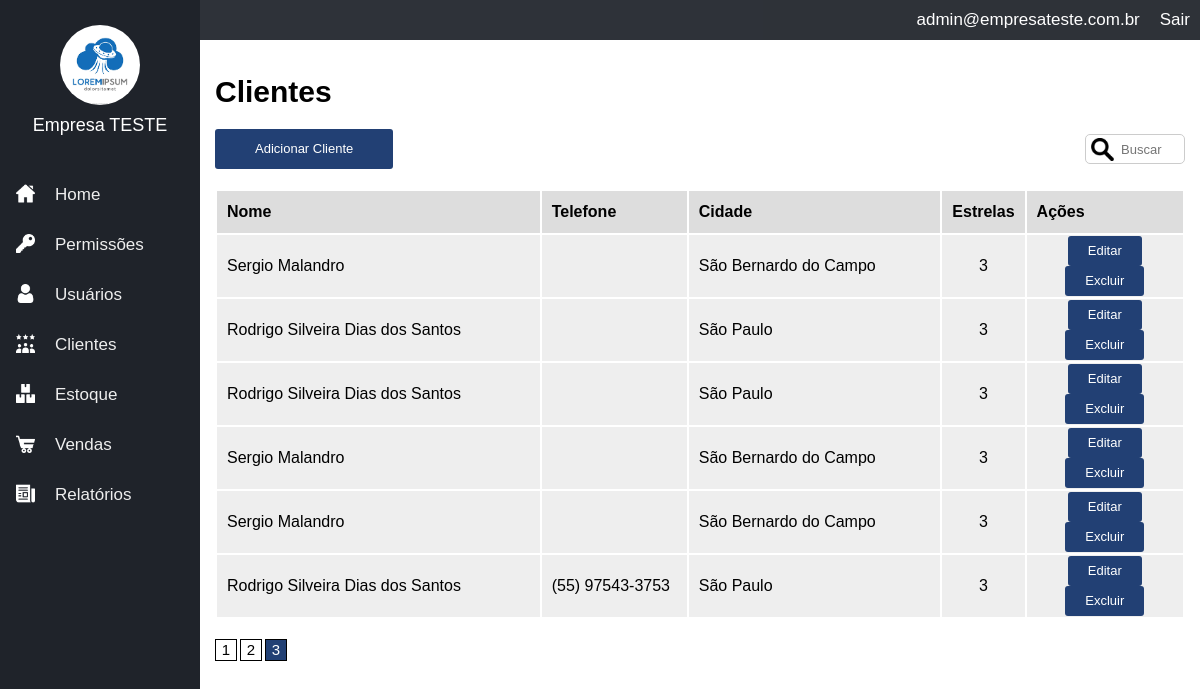
The page /clients?p=3 (signed in) on the database as committed earlier.
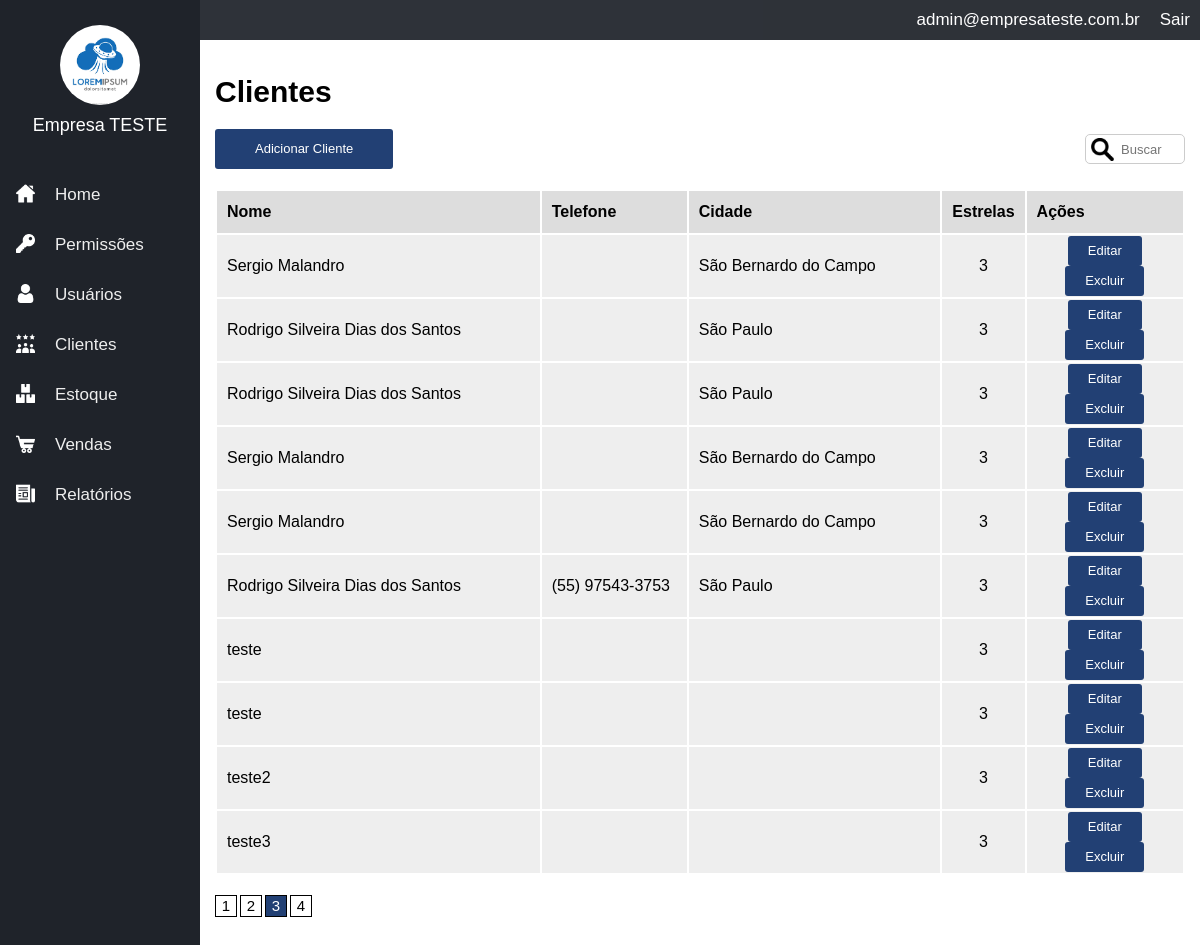
The same page on the database as committed later.
### tables this page shows
CREATE TABLE IF NOT EXISTS `clients` (
  `id` int(11) NOT NULL AUTO_INCREMENT,
  `id_company` int(11) NOT NULL,
  `name` varchar(100) NOT NULL,
  `email` varchar(100) DEFAULT NULL,
  `phone` varchar(50) DEFAULT NULL,
  `address` varchar(100) DEFAULT NULL,
  `address_neighb` varchar(100) DEFAULT NULL,
  `address_city` varchar(50) DEFAULT NULL,
  `address_state` varchar(50) DEFAULT NULL,
  `address_country` varchar(50) DEFAULT NULL,
  `address_zipcode` varchar(50) DEFAULT NULL,
  `stars` int(11) DEFAULT 3,
  `internal_obs` text DEFAULT NULL,
  `address_number` varchar(50) DEFAULT NULL,
  `address2` varchar(100) DEFAULT NULL,
  PRIMARY KEY (`id`)
);

### core/controller.php (called while the page is built, shortened)
<?php
class controller {
    public function loadTemplate($viewName, $viewData = array()){
        include 'views/template.php';
    }
    public function loadViewInTemplate($viewName, $viewData = array()){
        extract($viewData);
        include 'views/'.$viewName.'.php';
    }
}

### core/core.php (called while the page is built, shortened)
<?php
class Core {
    public function run(){
        $url= explode("index.php",$_SERVER['PHP_SELF']);
        $url= end($url);
        $params=array();
        if(!empty($url)){
            $url=explode('/',$url);
            array_shift($url);
            array_shift($url);
            if(isset($url[0])){
                $currentAction=$url[0];
                array_shift($url);
            }else{
                $currentAction='index';
            }
        }else{
            $currentController='homeController';
            $currentAction='index';
        }
        require_once 'core/controller.php';
        $c= new $currentController();
        call_user_func_array(array($c,$currentAction),$params);
    }
   }

### index.php (called while the page is built, shortened)
<?php
require'config.php';
$core= new Core();
$core->run();
?>

### core/model.php (called while the page is built, shortened)
<?php
class model {
    public function __construct(){
        global $config;
        $this->db=new PDO("mysql:dbname=".$config['dbname'].';host='.$config['host'],$config['dbuser'],$config['dbpass']);
    }
}

### config.php (called while the page is built, shortened)
<?php
$config= array();
if (ENVIRONMENT=="development"){
    $config['dbname']='contaazul';
    $config['host']='localhost';
    $config['dbuser']='root';
    $config['dbpass']='';
} else{
}

### models/Clients.php (called while the page is built, shortened)
<?php
class Clients extends model {
    public function getList($offset, $id_company) {
        $data = array();
        $sql = $this->db->prepare("SELECT * FROM clients WHERE id_company = :id_company LIMIT $offset, 10");
        $sql->bindValue(":id_company", $id_company);
        $sql->execute();
        if($sql->rowCount() > 0) {
            $data = $sql->fetchAll();
        }
        return $data;
    }
}

### models/Users.php (called while the page is built, shortened)
<?php
class Users extends model {
    private $userInfo;
    public function setLoggedUser() {
        if(isset($_SESSION['ccUser']) && !empty($_SESSION['ccUser'])) {
            $id = $_SESSION['ccUser'];
            $sql = $this->db->prepare("SELECT * FROM users WHERE id = :id");
            $sql->bindValue(':id', $id);
            $sql->execute();
            if($sql->rowCount() > 0) {
                $this->userInfo = $sql->fetch();
            }
        }
    }
    public function getCompany() {
        if(isset($this->userInfo['id_company'])) {
            return $this->userInfo['id_company'];
        } else {
            return 0;
        }
    }
    public function getEmail() {
        if(isset($this->userInfo['email'])) {
            return $this->userInfo['email'];
        } else {
            return '';
        }
    }
}

### models/Companies.php (called while the page is built, shortened)
<?php
class Companies extends model {
    private $companyInfo;
    public function __construct($id) {
        $sql = $this->db->prepare("SELECT * FROM companies WHERE id = :id");
        $sql->bindValue(':id', $id);
        $sql->execute();
        if($sql->rowCount() > 0) {
            $this->companyInfo = $sql->fetch();
        }
    }
    public function getName() {
        if(isset($this->companyInfo['name'])){
            return $this->companyInfo['name'];
        } else {
            return '';
        }
    }
}

### controllers/permissionsController.php (called while the page is built, shortened)
<?php
class permissionsController extends controller {
    public function disableMenu() {
        $data = array();
        $u = new Users();
        $u->setLoggedUser();
        $p = new Permissions();
        $permissions = $p->getList($u->getCompany());
        foreach ($permissions as $permission) {
            if($u->hasPermission($permission['name'])) {
                $data[$permission['name']] = 'enabled';
            } else {
                $data[$permission['name']] = 'disabled';
            }
        }
        return $data;
    }
}

### views/clients.php (the view, shortened to what the changed rows need)
<h1>Clientes</h1>
<table border="0" width="100%">
    <tr>
        <th>Nome</th>
        <th>Telefone</th>
        <th>Cidade</th>
        <th>Estrelas</th>
        <th>Ações</th>
    </tr>
    <?php foreach($clients_list as $c): ?>
    <tr>
        <td width="400"><?php echo $c['name']; ?></td>
        <td width="150"><?php echo $c['phone']; ?></td>
        <td width="300"><?php echo $c['address_city']; ?></td>
        <td width="10" style="text-align:center"><?php echo $c['stars']; ?></td>
        <td width="160" style="text-align:center">
            <?php if($edit_permission): ?>
                <a class="button button_small" href="<?php echo BASE_URL; ?>/clients/edit/<?php echo $c['id']; ?>">Editar</a>
                <a class="button button_small" href="<?php echo BASE_URL; ?>/clients/delete/<?php echo $c['id']; ?>" onclick="return confirm('Deseja realmente excluir esse item?')">Excluir</a>
            <?php else: ?>
                <a class="button button_small" href="<?php echo BASE_URL; ?>/clients/view/<?php echo $c['id']; ?>">Visualizar</a>
            <?php endif; ?>
        </td>
    </tr>
    <?php endforeach; ?>
</table>
<div class="pagination">
<?php for($q=1;$q<=$p_count;$q++): ?>
    <a class="pag_item <?php echo ($q==$p)?'pag_ativo':''; ?>" href="<?php echo BASE_URL; ?>/clients?p=<?php echo $q; ?>"><?php echo $q; ?></a>
<?php endfor; ?>
</div>

Rows that differ between the two databases and show on the page:
added clients: name "teste", stars "3"
added clients: name "teste", stars "3"
added clients: name "teste2", stars "3"
added clients: name "teste3", stars "3"
Other text that changed with them:
new list line: "4"
